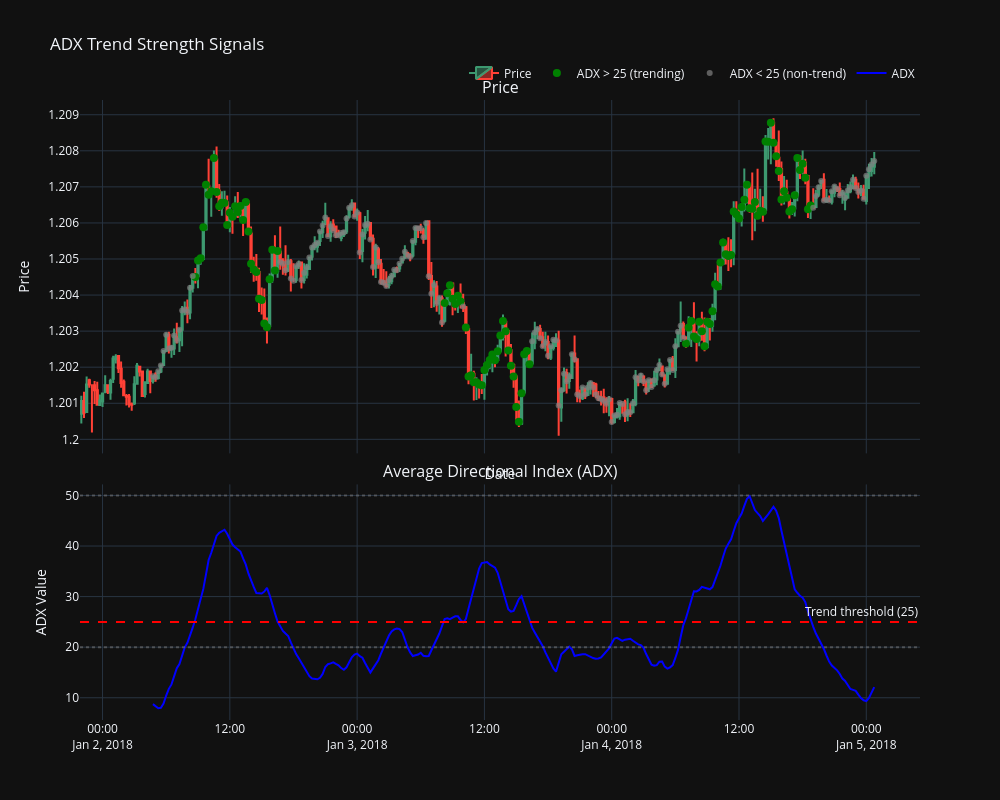

The code cell stored with this chart in its notebook:
### Code cell
adtest.plot(0,300)

### Figure 1 — Plotly figure (JSON) as saved in the notebook; plotly's stock layout.template omitted (floating-point values rounded to 4 significant figures; data arrays with more than 128 entries replaced by an {"elided": "..."} marker saying what was removed)
{"data": [{"close": {"elided": "300 float values"}, "high": {"elided": "300 float values"}, "low": {"elided": "300 float values"}, "name": "Price", "open": {"elided": "300 float values"}, "type": "candlestick", "x": {"elided": "300 str values"}, "xaxis": "x", "yaxis": "y"}, {"marker": {"color": "green", "size": 8, "symbol": "circle"}, "mode": "markers", "name": "ADX > 25 (trending)", "type": "scatter", "x": ["2018-01-02T08:45:00", "2018-01-02T09:00:00", "2018-01-02T09:15:00", "2018-01-02T09:30:00", "2018-01-02T09:45:00", "2018-01-02T10:00:00", "2018-01-02T10:15:00", "2018-01-02T10:30:00", "2018-01-02T10:45:00", "2018-01-02T11:00:00", "2018-01-02T11:15:00", "2018-01-02T11:30:00", "2018-01-02T11:45:00", "2018-01-02T12:00:00", "2018-01-02T12:15:00", "2018-01-02T12:30:00", "2018-01-02T12:45:00", "2018-01-02T13:00:00", "2018-01-02T13:15:00", "2018-01-02T13:30:00", "2018-01-02T13:45:00", "2018-01-02T14:00:00", "2018-01-02T14:15:00", "2018-01-02T14:30:00", "2018-01-02T14:45:00", "2018-01-02T15:00:00", "2018-01-02T15:15:00", "2018-01-02T15:30:00", "2018-01-02T15:45:00", "2018-01-02T16:00:00", "2018-01-02T16:15:00", "2018-01-02T16:30:00", "2018-01-03T08:15:00", "2018-01-03T08:30:00", "2018-01-03T08:45:00", "2018-01-03T09:00:00", "2018-01-03T09:15:00", "2018-01-03T09:30:00", "2018-01-03T09:45:00", "2018-01-03T10:15:00", "2018-01-03T10:30:00", "2018-01-03T10:45:00", "2018-01-03T11:00:00", "2018-01-03T11:15:00", "2018-01-03T11:30:00", "2018-01-03T11:45:00", "2018-01-03T12:00:00", "2018-01-03T12:15:00", "2018-01-03T12:30:00", "2018-01-03T12:45:00", "2018-01-03T13:00:00", "2018-01-03T13:15:00", "2018-01-03T13:30:00", "2018-01-03T13:45:00", "2018-01-03T14:00:00", "2018-01-03T14:15:00", "2018-01-03T14:30:00", "2018-01-03T14:45:00", "2018-01-03T15:00:00", "2018-01-03T15:15:00", "2018-01-03T15:30:00", "2018-01-03T15:45:00", "2018-01-03T16:00:00", "2018-01-03T16:15:00", "2018-01-04T07:00:00", "2018-01-04T07:15:00", "2018-01-04T07:30:00", "2018-01-04T07:45:00", "2018-01-04T08:00:00", "2018-01-04T08:15:00", "2018-01-04T08:30:00", "2018-01-04T08:45:00", "2018-01-04T09:00:00", "2018-01-04T09:15:00", "2018-01-04T09:30:00", "2018-01-04T09:45:00", "2018-01-04T10:00:00", "2018-01-04T10:15:00", "2018-01-04T10:30:00", "2018-01-04T10:45:00", "2018-01-04T11:00:00", "2018-01-04T11:15:00", "2018-01-04T11:30:00", "2018-01-04T11:45:00", "2018-01-04T12:00:00", "2018-01-04T12:15:00", "2018-01-04T12:30:00", "2018-01-04T12:45:00", "2018-01-04T13:00:00", "2018-01-04T13:15:00", "2018-01-04T13:30:00", "2018-01-04T13:45:00", "2018-01-04T14:00:00", "2018-01-04T14:15:00", "2018-01-04T14:30:00", "2018-01-04T14:45:00", "2018-01-04T15:00:00", "2018-01-04T15:15:00", "2018-01-04T15:30:00", "2018-01-04T15:45:00", "2018-01-04T16:00:00", "2018-01-04T16:15:00", "2018-01-04T16:30:00", "2018-01-04T16:45:00", "2018-01-04T17:00:00", "2018-01-04T17:15:00", "2018-01-04T17:30:00", "2018-01-04T17:45:00", "2018-01-04T18:00:00", "2018-01-04T18:15:00", "2018-01-04T18:30:00", "2018-01-04T18:45:00"], "xaxis": "x", "y": [1.204, 1.205, 1.205, 1.206, 1.207, 1.207, 1.207, 1.208, 1.207, 1.206, 1.207, 1.207, 1.206, 1.206, 1.206, 1.206, 1.206, 1.206, 1.206, 1.207, 1.206, 1.205, 1.205, 1.205, 1.204, 1.204, 1.203, 1.203, 1.204, 1.205, 1.205, 1.205, 1.204, 1.204, 1.204, 1.204, 1.204, 1.204, 1.204, 1.203, 1.202, 1.202, 1.202, 1.202, 1.202, 1.202, 1.202, 1.202, 1.202, 1.202, 1.202, 1.202, 1.203, 1.203, 1.203, 1.202, 1.202, 1.202, 1.201, 1.2, 1.201, 1.202, 1.202, 1.202, 1.203, 1.203, 1.203, 1.203, 1.203, 1.203, 1.203, 1.203, 1.203, 1.203, 1.204, 1.204, 1.204, 1.205, 1.205, 1.205, 1.205, 1.205, 1.206, 1.206, 1.206, 1.206, 1.207, 1.207, 1.206, 1.206, 1.207, 1.206, 1.206, 1.206, 1.208, 1.208, 1.209, 1.208, 1.208, 1.207, 1.207, 1.207, 1.207, 1.206, 1.206, 1.207, 1.208, 1.207, 1.208, 1.207, 1.206, 1.206], "yaxis": "y"}, {"marker": {"color": "gray", "opacity": 0.7, "size": 6, "symbol": "circle"}, "mode": "markers", "name": "ADX < 25 (non‑trend)", "type": "scatter", "x": {"elided": "161 str values"}, "xaxis": "x", "y": {"elided": "161 float values"}, "yaxis": "y"}, {"line": {"color": "blue", "width": 2}, "mode": "lines", "name": "ADX", "type": "scatter", "x": {"elided": "300 str values"}, "xaxis": "x2", "y": {"elided": "300 float values"}, "yaxis": "y2"}], "layout": {"annotations": [{"font": {"size": 16}, "showarrow": false, "text": "Price", "x": 0.5, "xanchor": "center", "xref": "paper", "y": 1, "yanchor": "bottom", "yref": "paper"}, {"font": {"size": 16}, "showarrow": false, "text": "Average Directional Index (ADX)", "x": 0.5, "xanchor": "center", "xref": "paper", "y": 0.38, "yanchor": "bottom", "yref": "paper"}, {"showarrow": false, "text": "Trend threshold (25)", "x": 1, "xanchor": "right", "xref": "x2 domain", "y": 25, "yanchor": "bottom", "yref": "y2"}], "height": 800, "hovermode": "x unified", "legend": {"orientation": "h", "x": 1, "xanchor": "right", "y": 1.02, "yanchor": "bottom"}, "shapes": [{"line": {"color": "red", "dash": "dash"}, "type": "line", "x0": 0, "x1": 1, "xref": "x2 domain", "y0": 25, "y1": 25, "yref": "y2"}, {"line": {"color": "gray", "dash": "dot"}, "opacity": 0.5, "type": "line", "x0": 0, "x1": 1, "xref": "x2 domain", "y0": 20, "y1": 20, "yref": "y2"}, {"line": {"color": "gray", "dash": "dot"}, "opacity": 0.5, "type": "line", "x0": 0, "x1": 1, "xref": "x2 domain", "y0": 50, "y1": 50, "yref": "y2"}], "title": {"text": "ADX Trend Strength Signals"}, "width": 1000, "xaxis": {"anchor": "y", "domain": [0, 1], "matches": "x2", "rangeslider": {"visible": false}, "showticklabels": false, "title": {"text": "Date"}}, "xaxis2": {"anchor": "y2", "domain": [0, 1], "rangeslider": {"visible": false}}, "yaxis": {"anchor": "x", "domain": [0.43, 1], "title": {"text": "Price"}}, "yaxis2": {"anchor": "x2", "domain": [0, 0.38], "title": {"text": "ADX Value"}}}}
